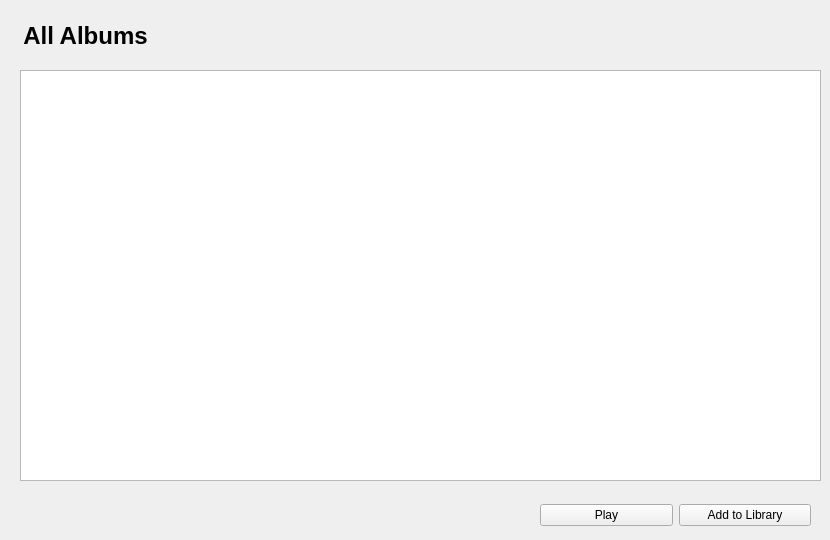
    <widget class="QWidget" name="allAlbumsPage">
     <widget class="QLabel" name="label_aap_1">
      <property name="geometry">
       <rect>
        <x>20</x>
        <y>20</y>
        <width>131</width>
        <height>31</height>
       </rect>
      </property>
      <property name="font">
       <font>
        <pointsize>18</pointsize>
        <bold>true</bold>
       </font>
      </property>
      <property name="text">
       <string>All Albums</string>
      </property>
      <property name="alignment">
       <set>Qt::AlignCenter</set>
      </property>
     </widget>
     <widget class="QListView" name="allAlbumsListView">
      <property name="geometry">
       <rect>
        <x>20</x>
        <y>70</y>
        <width>801</width>
        <height>411</height>
       </rect>
      </property>
     </widget>
     <widget class="QWidget" name="layoutWidget_2">
      <property name="geometry">
       <rect>
        <x>540</x>
        <y>500</y>
        <width>271</width>
        <height>31</height>
       </rect>
      </property>
      <layout class="QHBoxLayout" name="horizontalLayout_2">
       <item>
        <widget class="QPushButton" name="playButton_aap">
         <property name="styleSheet">
          <string notr="true"/>
         </property>
         <property name="text">
          <string>Play</string>
         </property>
        </widget>
       </item>
       <item>
        <widget class="QPushButton" name="addToLibraryButton_aap">
         <property name="styleSheet">
          <string notr="true"/>
         </property>
         <property name="text">
          <string>Add to Library</string>
         </property>
        </widget>
       </item>
      </layout>
     </widget>
    </widget>
